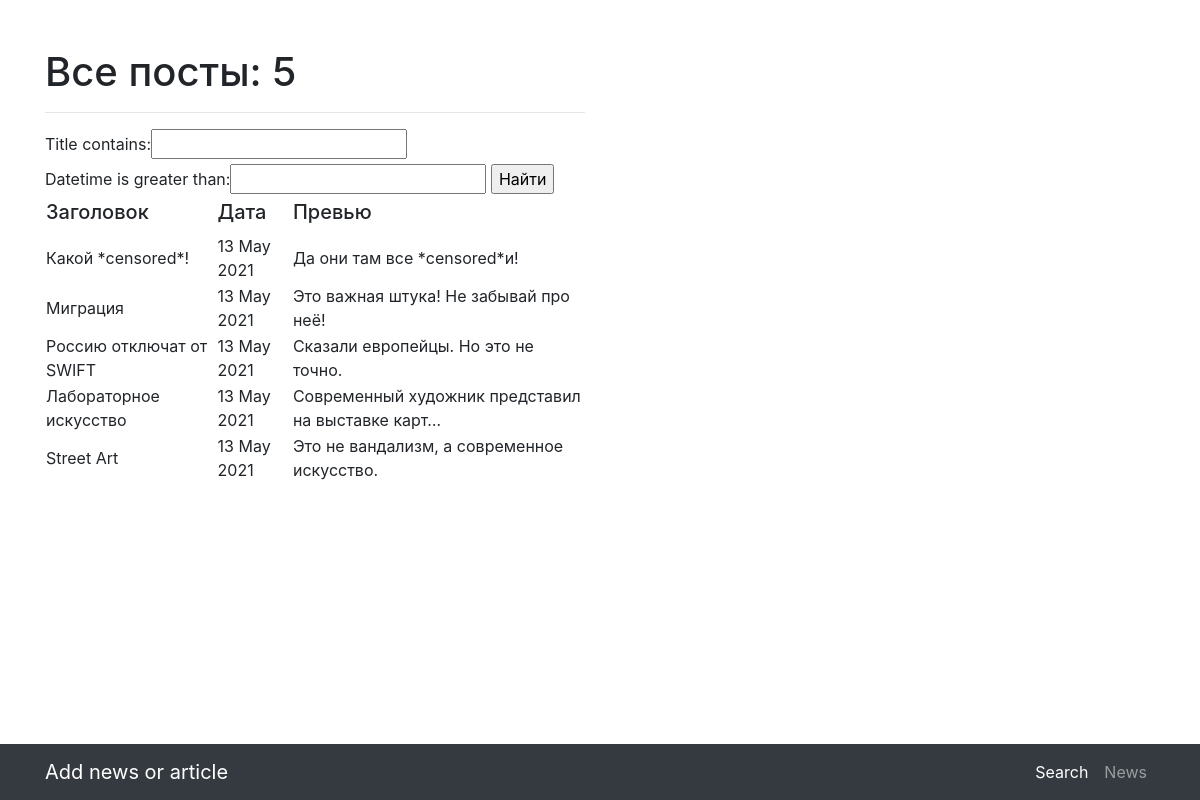
The app's page /home/search, older data.
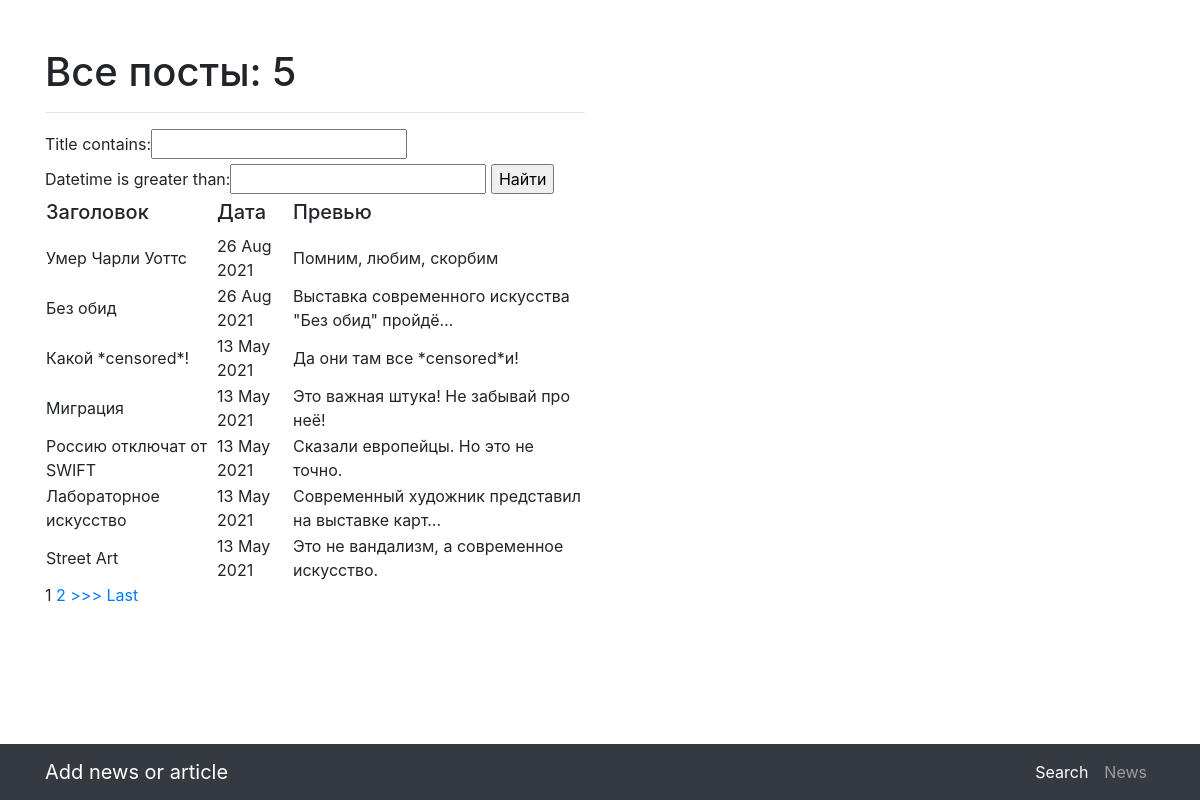
The same page, newer data.
### news/models.py (models this page shows, shortened)
class Post(models.Model):
    author = models.ForeignKey(Author, on_delete = models.CASCADE)
    ARTICLE = 'AR'
    NEWS = 'NW'
    POSTTYPE = [
        (ARTICLE, 'article'),
        (NEWS, 'news'),
    ]
    post_type = models.CharField(
        max_length=2,
        choices=POSTTYPE,
        default=NEWS,
    )
    datetime = models.DateTimeField(auto_now_add = True)
    cathegory = models.ManyToManyField(Cathegory, through = 'PostCathegory')
    title = models.CharField(max_length = 128)
    text = models.TextField(default = '')
    post_ranking = models.FloatField(default = 0.0)

### news/views.py (the view)
# urls.py: path('search', NewsSearch.as_view())]
class NewsSearch(ListView):
    model = Post
    template_name = 'search.html'
    context_object_name = 'news'
    ordering = ['-datetime']
    paginate_by = 5
    def get_context_data(self, **kwargs):  # забираем отфильтрованные объекты переопределяя метод get_context_data у наследуемого класса (привет, полиморфизм, мы скучали!!!)
        context = super().get_context_data(**kwargs)
        context['filter'] = PostFilter(self.request.GET, queryset=self.get_queryset())  # вписываем наш фильтр в контекст
        return context

### news/templatetags/custom_filters.py (called while the page is built)
@register.filter(name='censor')
def censor(value):
    for i in censor_list:
        value = value.replace(i, '*censored*')
    return value

### templates/search.html (shortened to what this page needs)
{% extends 'flatpages/default.html' %}
{% load custom_filters %}
{% block title %}
Все посты: {{ news|length }}
{% endblock title %}
{% block content %}
    <hr>
    {% if news %}
<form method="GET">
    {{ filter.form }}
    <input type="submit" value="Найти">
</form>
        <table>
            <tr>
                <td><h5>Заголовок </h5></td>
                <td><h5>Дата      </h5></td>
                <td><h5>Превью</h5></td>
            </tr>
        {% for newsdetail in filter.qs  %}
            <tr>
                <td>{{newsdetail.title|censor}}</td>
                <td>{{newsdetail.datetime|date:'d M Y' }}</td>
                <td>{{newsdetail.text|censor|truncatechars:50}}</td>
            </tr>
        {% endfor %}
        </table>
        {% if is_paginated %}
    {% for num in page_obj.paginator.page_range %}
        {% if page_obj.number == num %}
            <a>{{ num }}</a>
        {% elif num > page_obj.number|add:'-3' and num < page_obj.number|add:'3' %}
            <a href="?page={{ num }}">{{ num }}</a>
        {% endif %}
    {% endfor %}
    {% if page_obj.has_next %}
        <a href="?page={{ page_obj.next_page_number }}">>>></a>
        <a href="?page={{ page_obj.paginator.num_pages }}">Last</a>
    {% endif %}
{% endif %}
    {% else %}
        <h2> нет постов </h2>
    {% endif %}
{% endblock content %}

Row changes from the older to the newer data that the page shows:
added Post: title|censor "Умер Чарли Уоттс", datetime "26 Aug 2021", text|censor "Помним, любим, скорбим"
added Post: title|censor "Без обид", datetime "26 Aug 2021", text|censor "Выставка современного искусства \"Без обид\" пройдё…"
Text that changed along with them:
new list line: "1"
new list line: "2"
text now shown: ">>> Last"
